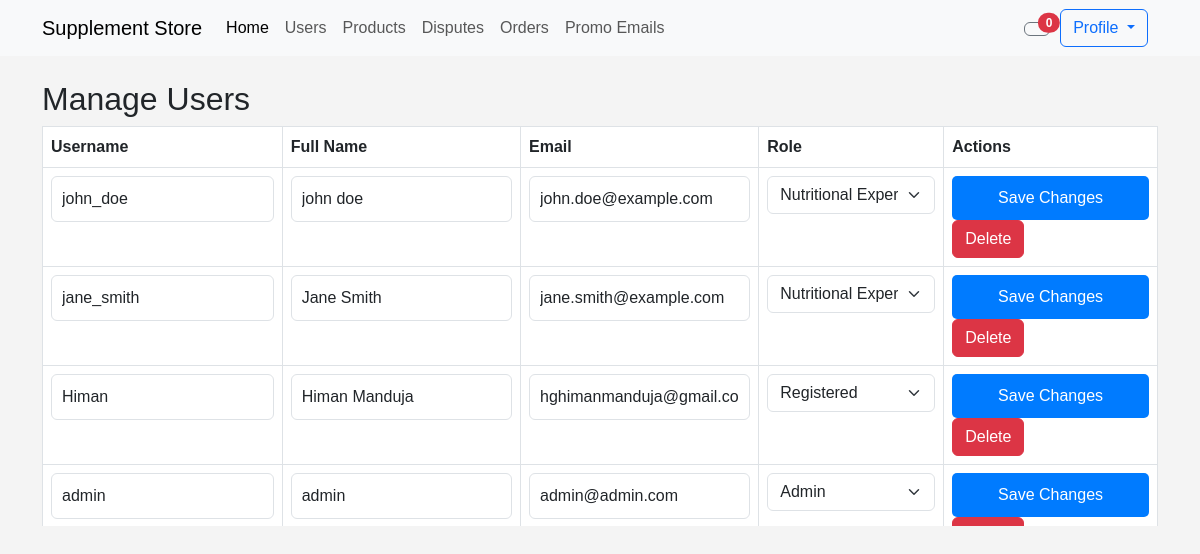
The page /manage_users.php (signed in) on the database as committed earlier.
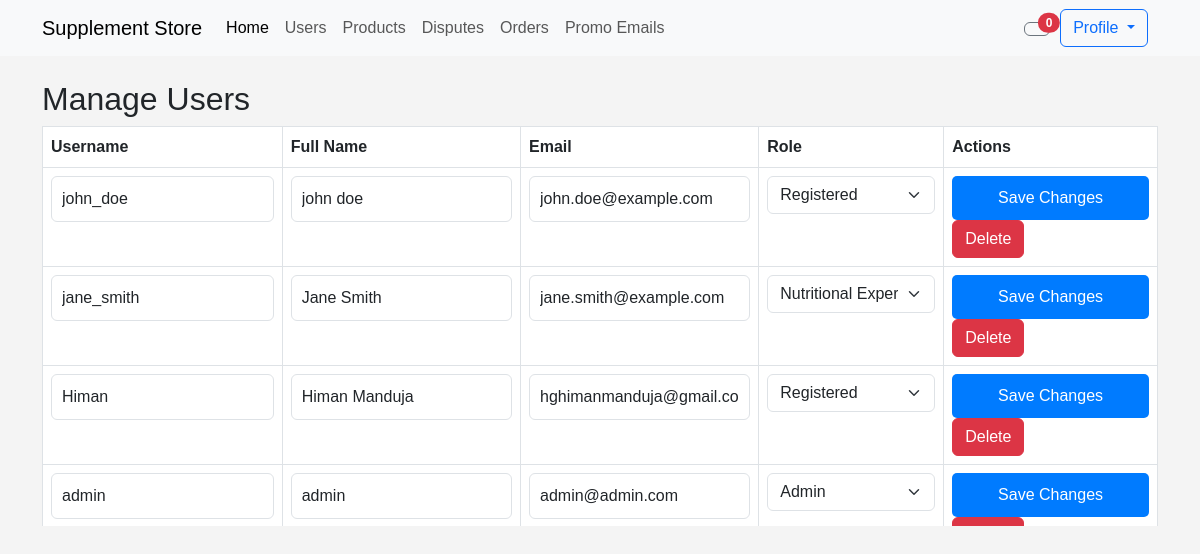
The same page on the database as committed later.
### tables this page shows
CREATE TABLE IF NOT EXISTS `users` (
  `id` int NOT NULL AUTO_INCREMENT,
  `username` varchar(50) NOT NULL,
  `full_name` varchar(100) NOT NULL,
  `email` varchar(100) NOT NULL,
  `role` enum('unregistered','registered','admin','nutritional_expert') NOT NULL,
  `password` varchar(255) NOT NULL,
  `created_at` timestamp NULL DEFAULT CURRENT_TIMESTAMP,
  `offer_notifications` enum('yes','no') DEFAULT 'no',
  PRIMARY KEY (`id`),
  UNIQUE KEY `username` (`username`),
  UNIQUE KEY `email` (`email`)
);

### manage_users.php (the view, shortened to what this page needs)
<?php
include 'PHP/check_role_admin.php';
$query = "SELECT id, username, full_name, email, role FROM users";
$result = $conn->query($query);
$users = $result->fetch_all(MYSQLI_ASSOC);
?>
<!DOCTYPE html>
<html lang="en">
<head>
    <link href="https://cdn.jsdelivr.net/npm/bootstrap@5.3.0-alpha1/dist/css/bootstrap.min.css" rel="stylesheet">
    <link rel="stylesheet" href="CSS/login_styles.css">
    <link rel="stylesheet" href="CSS/manage_users.css">
</head>
<body>
<?php include 'top_nav.php'; ?>
    <div class="container mt-4">
        <h2>Manage Users</h2>
        <div class="scrollable-table">
            <table class="table table-bordered">
                <thead>
                    <tr>
                        <th>Username</th>
                        <th>Full Name</th>
                        <th>Email</th>
                        <th>Role</th>
                        <th>Actions</th>
                    </tr>
                </thead>
                <tbody>
                    <?php foreach ($users as $user): ?>
                        <tr>
                            <form method="POST" action="">
                                <td><input type="text" class="form-control" name="username" value="<?= htmlspecialchars($user['username']) ?>"></td>
                                <td><input type="text" class="form-control" name="full_name" value="<?= htmlspecialchars($user['full_name']) ?>"></td>
                                <td><input type="email" class="form-control" name="email" value="<?= htmlspecialchars($user['email']) ?>"></td>
                                <td>
                                    <select name="role" class="form-select">
                                        <option value="registered" <?= $user['role'] === 'registered' ? 'selected' : '' ?>>Registered</option>
                                        <option value="admin" <?= $user['role'] === 'admin' ? 'selected' : '' ?>>Admin</option>
                                        <option value="nutritional_expert" <?= $user['role'] === 'nutritional_expert' ? 'selected' : '' ?>>Nutritional Expert</option>
                                    </select>
                                </td>
                                <td>
                                    <button type="button" class="btn btn-primary" onclick="confirmAction('Are you sure you want to save these changes?', this.form)">Save Changes</button>
                                    <button type="button" class="btn btn-danger" onclick="confirmAction('Are you sure you want to delete this user?', this.form)">Delete</button>
                                </td>
                            </form>
                        </tr>
                    <?php endforeach; ?>
                </tbody>
            </table>
        </div>
    </div>
</body>
</html>

Rows that differ between the two databases and show on the page:
changed users "john_doe": role "Nutritional Expert" → "Registered"
